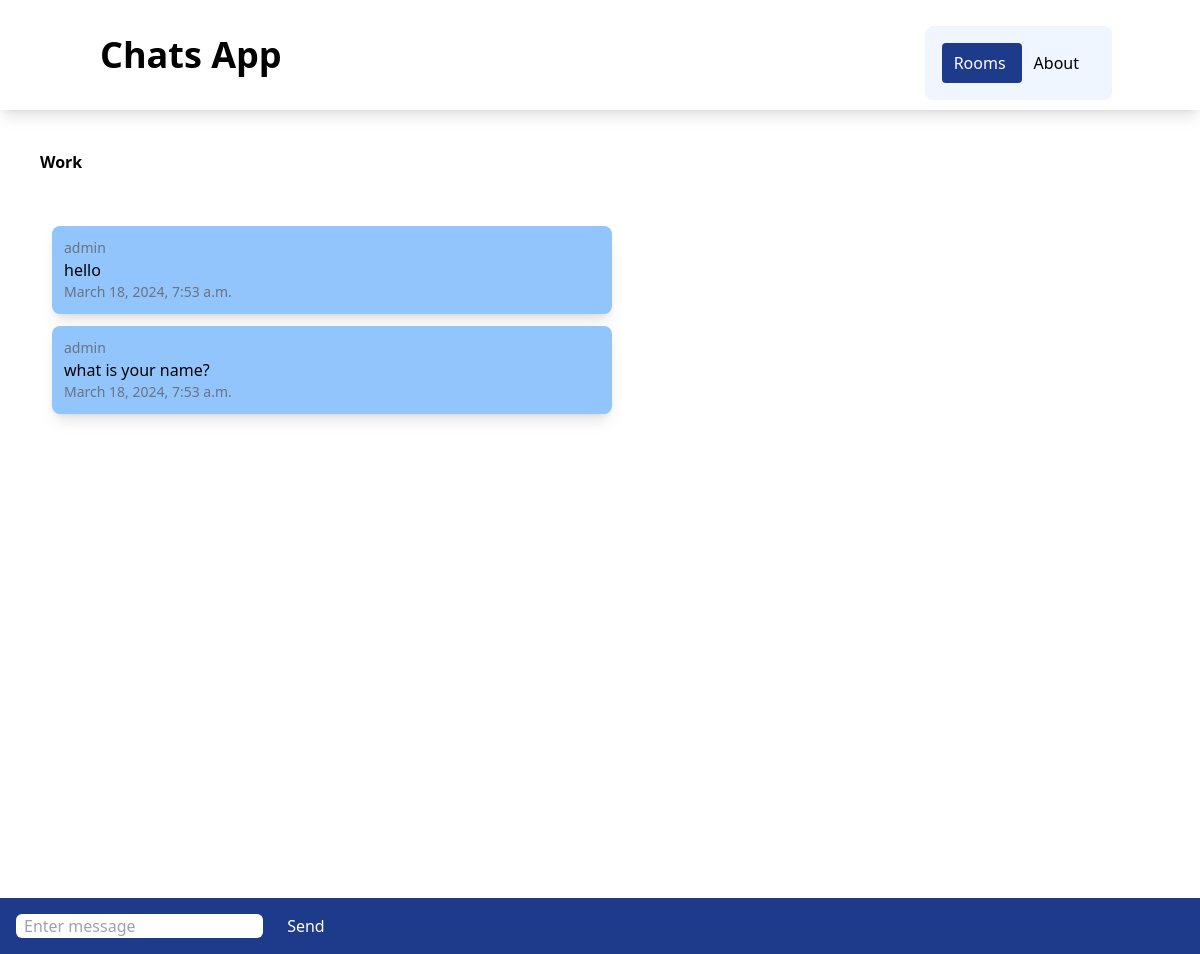
Page /rooms/work on the earlier database version.
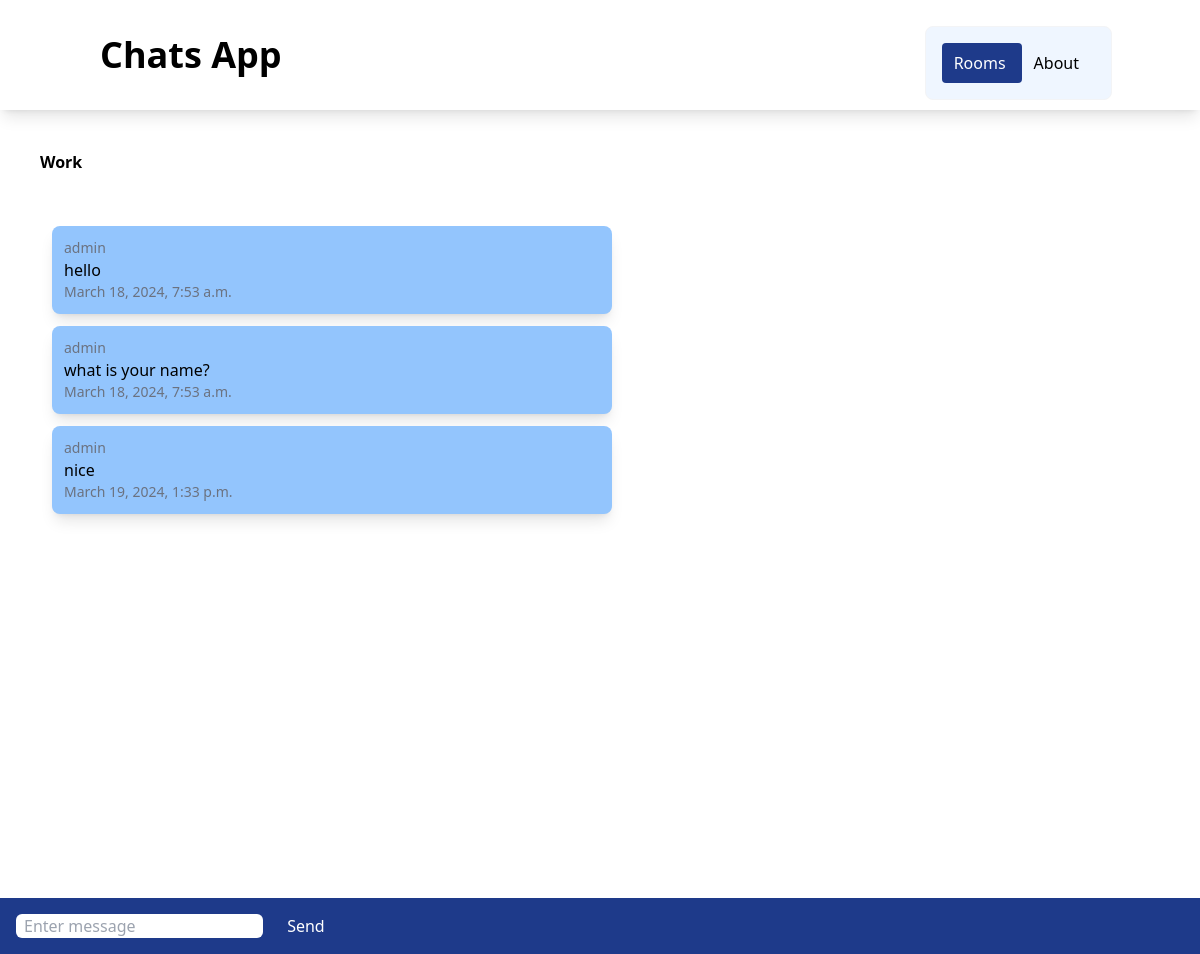
Same page on the later database version.
### chatapp/models.py (models this page shows, shortened)
class ChatRoom(models.Model):
    name = models.CharField(max_length=100)
    slug = models.SlugField(unique=True, blank=True)

class ChatMessage(models.Model):
    user = models.ForeignKey(User, on_delete=models.CASCADE)
    room = models.ForeignKey(ChatRoom, on_delete=models.CASCADE)
    message_content = models.TextField()
    date = models.DateTimeField(auto_now=True)
    class Meta:
        ordering = ('date', )

### chatapp/views.py (the view)
# urls.py: path("<slug:slug>", views.chatroom, name="chatroom"),
def chatroom(request, slug):
    chatroom = ChatRoom.objects.get(slug=slug)
    messages = ChatMessage.objects.filter(room=chatroom)[0:30]
    context = {
        'chatroom': chatroom,
        'messages': messages
    }
    return render(request, "chatapp/room.html", context)

### chatapp/templates/chatapp/room.html (shortened to what this page needs)
{% extends 'chatapp/base.html' %}
{% block body %}
<div class="m-10 font-bold">
{{ chatroom.name }}
</div>
<div class="message-container m-10 overflow-auto h-[700px]" id="message-container">
<div id="chat-messages">
    {% for message in messages %}
    <div class="message shadow-lg p-3 m-3 rounded-lg w-1/2 bg-blue-300">
        <div class="text-sm text-gray-500">
            {{ message.user.username }}
        </div>
            {{ message.message_content }}
        <div class="text-sm text-gray-500">
            {{ message.date}}
        </div>
    </div>
    {% endfor %}
</div>
</div>
<div class="form-container fixed inset-x-0 bottom-0 bg-blue-900 p-4">
<form method="post">
    <input class="rounded-md px-2" id="message-input" type="text" name="message" placeholder="Enter message">
    <button class="text-white ml-5" id="send-button" type="submit">Send</button>
</form>
</div>
{% endblock %}

### chatapp/templates/chatapp/base.html (shortened to what this page needs)
<!DOCTYPE html>
<html lang="en">
<head>
    <script src="https://cdn.tailwindcss.com"></script>
</head>
<body>
    <nav class=" shadow-lg px-3 py-2.5">
        <div class="container flex justify-between flex-wrap mx-auto">
            <a class="flex items-center" href="">
                <span class="self-center text-4xl font-semibold">Chats App</span>
            </a>
            <div class="block w-auto">
                <ul class="flex flex-row p-4 mt-4 border rounded-lg border-gray-100 bg-blue-50">
                    <li>
                        <a class="block py-2 pl-3 pr-4 rounded bg-blue-900 text-white" href="">Rooms</a>
                    </li>
                    <li>
                        <a class="block py-2 pl-3 pr-4 rounded" href="">About</a>
                    </li>
                </ul>
            </div>
        </div>
    </nav>
    {% block body %}
    {% endblock %}
</body>
</html>

Differences in the rows shown:
added ChatMessage: user.username "admin", message_content "nice", date "March 19, 2024, 1:33 p.m."
